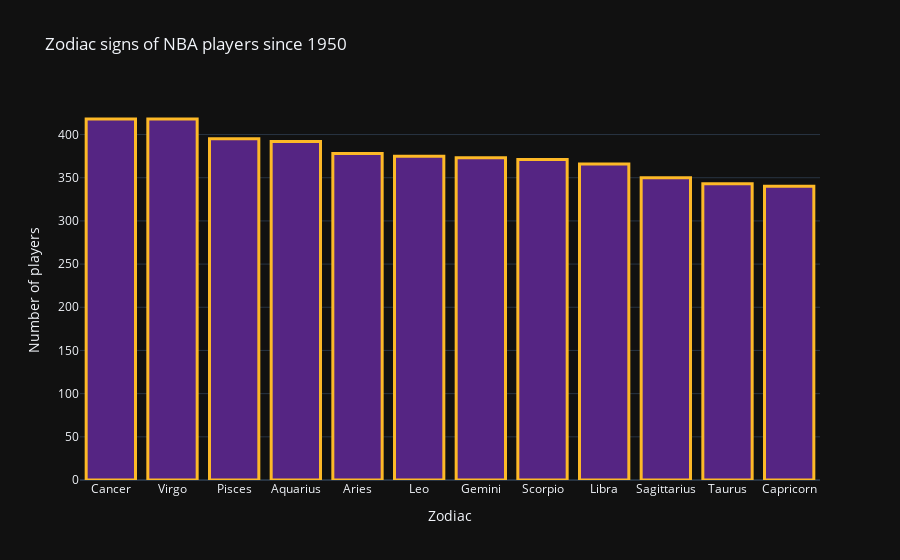

Notebook cell for this chart:
### Code cell
fig = df.zodiac.value_counts().plot(kind='bar', title= 'Zodiac signs of NBA players since 1950', template='plotly_dark',
                                    labels=dict(
            value="Number of players", index='Zodiac'
        ))
fig.update_traces(lakers)
fig.update_layout(showlegend=False)
fig.show()

### Figure 1 — Plotly figure (JSON) as saved in the notebook; plotly's stock layout.template omitted (floating-point values rounded to 4 significant figures)
{"data": [{"alignmentgroup": "True", "hovertemplate": "variable=zodiac<br>Zodiac=%{x}<br>Number of players=%{y}<extra></extra>", "legendgroup": "zodiac", "marker": {"color": "#552583", "line": {"color": "#FDB927", "width": 3}, "pattern": {"shape": ""}}, "name": "zodiac", "offsetgroup": "zodiac", "orientation": "v", "showlegend": true, "textposition": "auto", "type": "bar", "x": ["Cancer", "Virgo", "Pisces", "Aquarius", "Aries", "Leo", "Gemini", "Scorpio", "Libra", "Sagittarius", "Taurus", "Capricorn"], "xaxis": "x", "y": [418, 418, 395, 392, 378, 375, 373, 371, 366, 350, 343, 340], "yaxis": "y"}], "layout": {"barmode": "relative", "legend": {"title": {"text": "variable"}, "tracegroupgap": 0}, "showlegend": false, "title": {"text": "Zodiac signs of NBA players since 1950"}, "xaxis": {"anchor": "y", "domain": [0, 1], "title": {"text": "Zodiac"}}, "yaxis": {"anchor": "x", "domain": [0, 1], "title": {"text": "Number of players"}}}}
